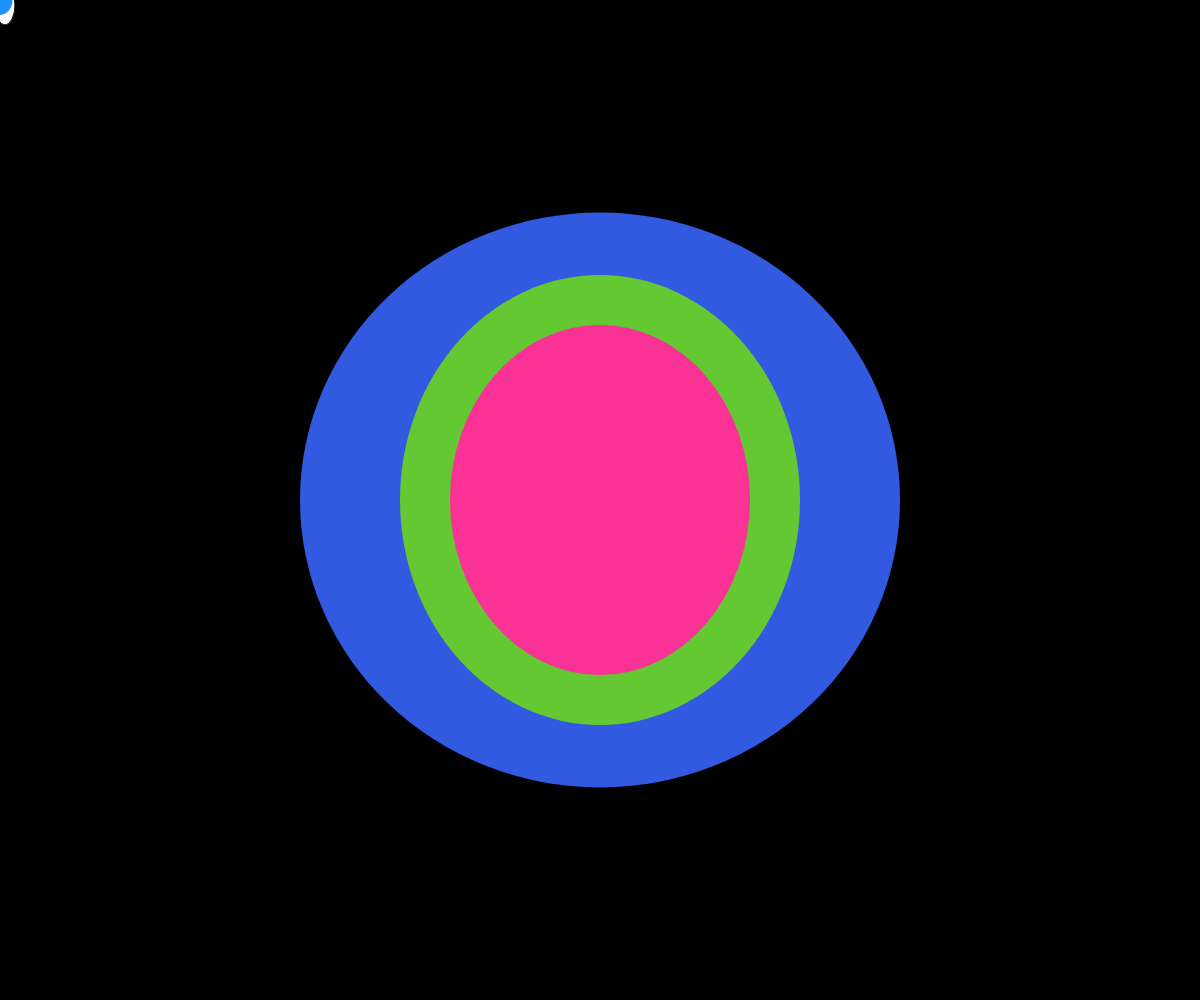
Frame 1 (no input)
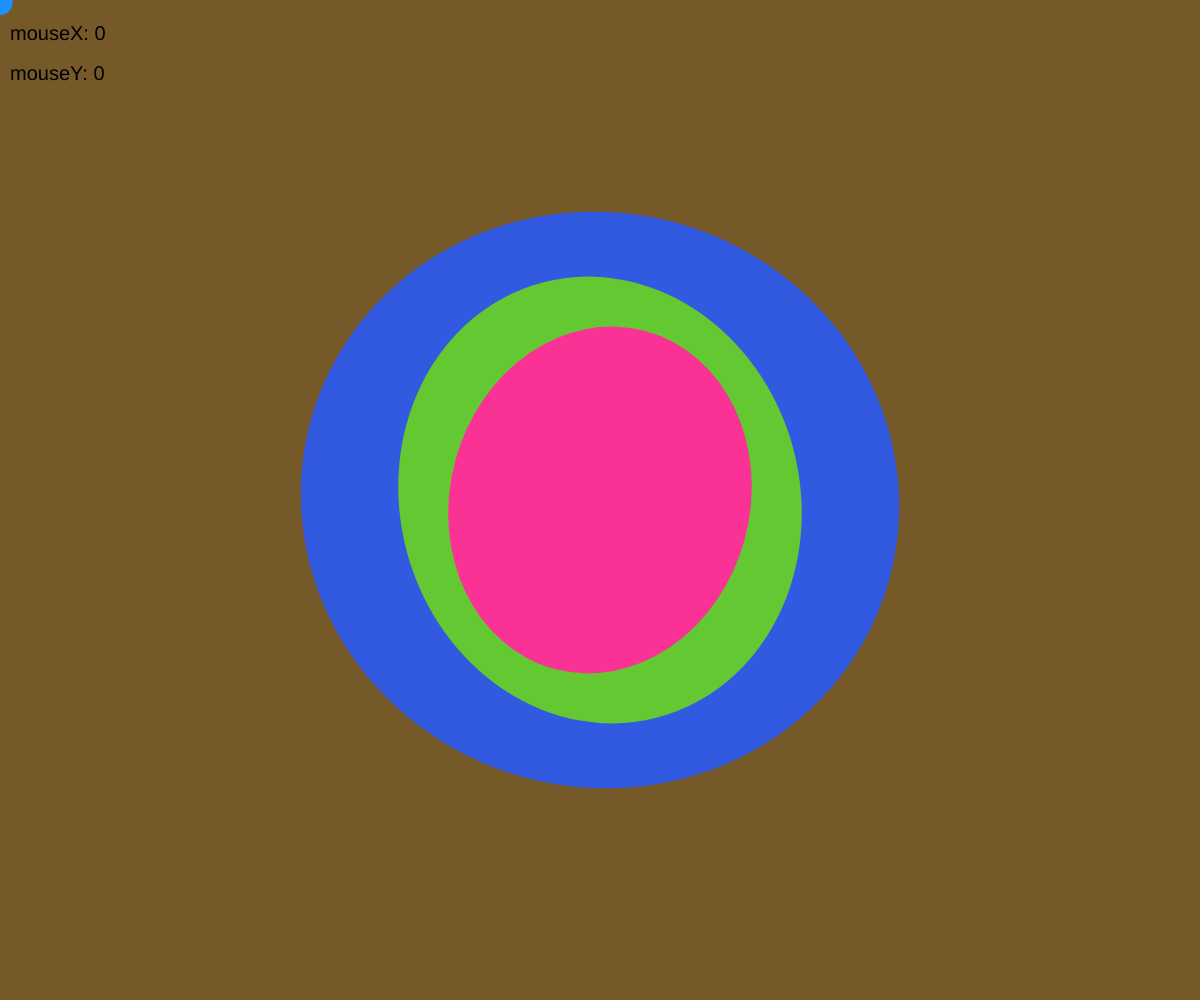
Frame 60 (no input)
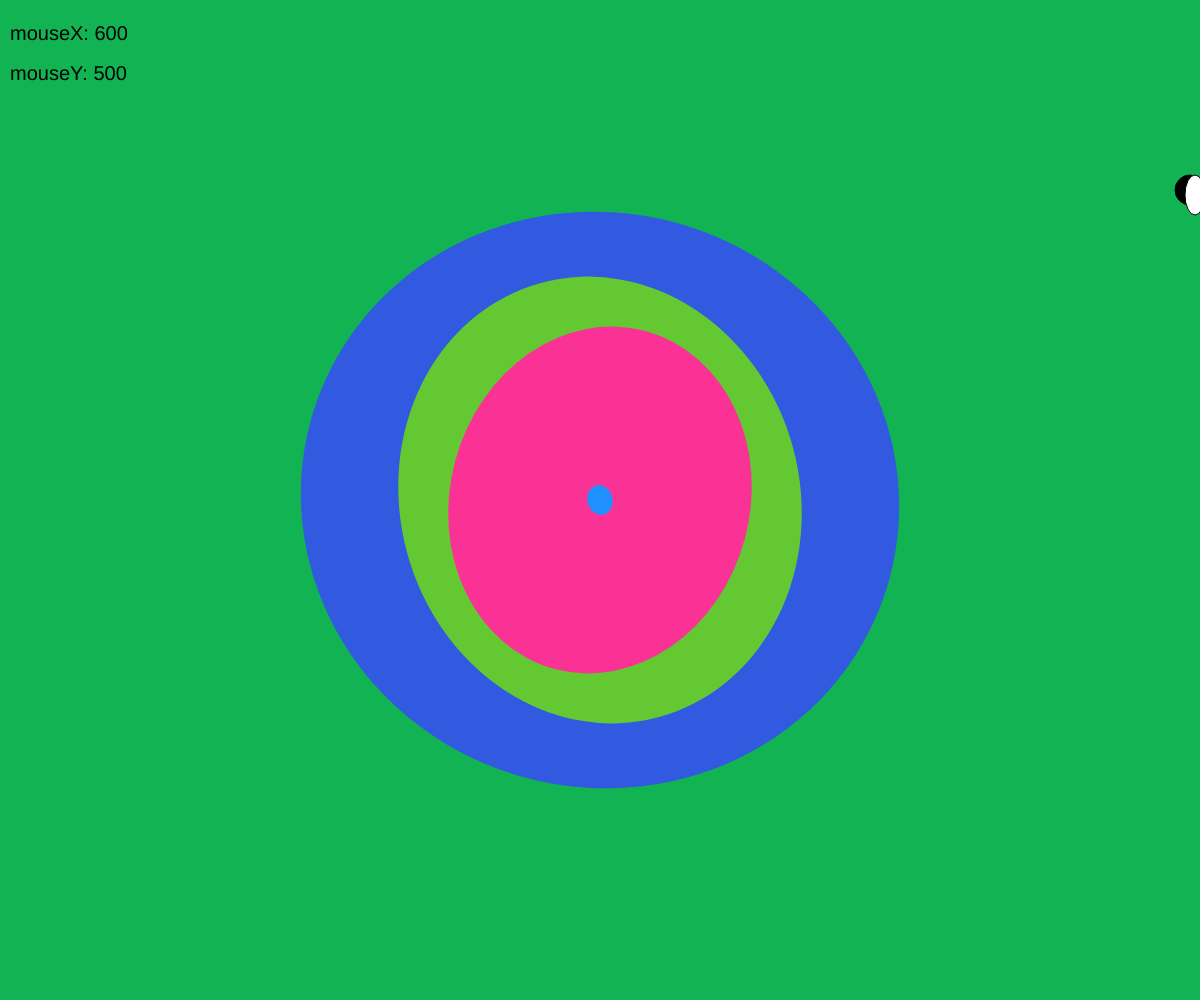
Frame 120 (the mouse pressed at the canvas centre since frame 60)

The p5.js sketch that drew these frames (run headless with seeded random() and noise() and a simulated clock; from frame 60 on, the mouse is pressed at the canvas centre):

// p5.js sketch
// ── sketch.js
function setup() {
    createCanvas( windowWidth, windowHeight );
}

//setting vars for colors
let red_val = 0;
let blue_val = 0;
let green_val = 0;

//setting up for a ellipse to follow the cursor
let angle = 0;

let pos_x = 0;
let pos_y = 0;

function draw() {
  background( red_val, green_val, blue_val );
// setting the colors to switch between eachother
    red_val = red_val + 2;
      blue_val = blue_val + .7;
        green_val = green_val + 1.5;

    red_val = red_val % 220;
      blue_val = blue_val % 225;
        green_val = green_val % 210;


//trying to make two different dots go across the screen but
//cant seem to get it right
push();
  fill("black");
  ellipse( pos_x, pos_y, 30, 30 );


  pos_x = pos_x + 5;
    pos_y = pos_y + 5;

  pos_x = pos_x % windowWidth;
    pos_y = pos_y % windowHeight;

pop();

push();
  fill("white");
  ellipse( pos_x, pos_y, 20, 40 );


  pos_x = pos_x + 5;
    pos_y = pos_y + 5;

  pos_x = pos_x % windowWidth;
    pos_y = pos_y % windowHeight;

pop();

push();
//main big circle to spin
  translate( windowWidth/2, windowHeight/2);
  rotate(radians(-angle));
  strokeWeight(0);
  fill("rgb(50,90,225)");
    ellipse(0,0,600,575);

pop();

push();
//small circle spinning in the opposite direction
  translate( windowWidth/2, windowHeight/2);
  rotate(radians(angle));
  strokeWeight(0);
  fill("rgb(100,200,50)");
  ellipse(0, 0, 400, 450);

pop();

push();
//even small circle
  translate( windowWidth/2, windowHeight/2);
  rotate(radians(-angle));
  strokeWeight(0);
  fill("rgb(250,50,150)");
  ellipse(0, 0, 300, 350);

pop();

push();
//making the rotaing cursor
      noCursor();
      translate(mouseX,mouseY);
      rotate(radians(angle));
      strokeWeight(0);
      fill("#1E90FF");
      ellipse(0,0,25,30)
// making the cursor spin
  angle = angle + 15;

pop();

push();
  textSize(20);
      noStroke();
      fill('black');
      text("mouseX: " + floor(mouseX), 10, 40 );
      text("mouseY: " + floor(mouseY), 10, 80 );
pop();






}
